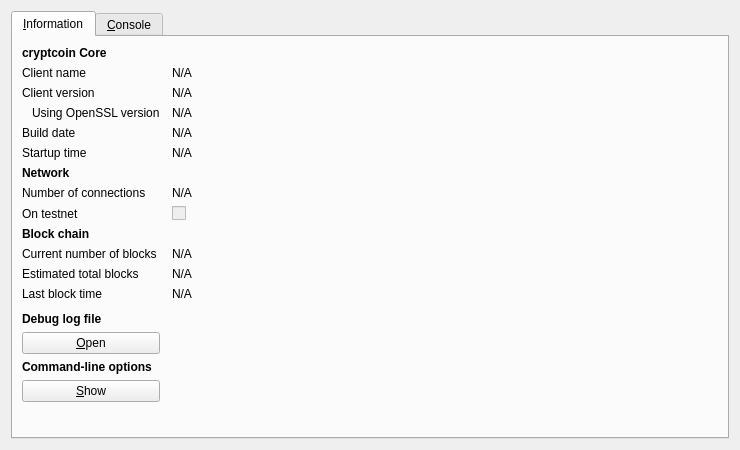
<?xml version="1.0" encoding="UTF-8"?>
<ui version="4.0">
 <class>RPCConsole</class>
 <widget class="QDialog" name="RPCConsole">
  <property name="geometry">
   <rect>
    <x>0</x>
    <y>0</y>
    <width>740</width>
    <height>450</height>
   </rect>
  </property>
  <property name="windowTitle">
   <string>cryptcoin - Debug window</string>
  </property>
  <layout class="QVBoxLayout" name="verticalLayout_2">
   <item>
    <widget class="QTabWidget" name="tabWidget">
     <property name="currentIndex">
      <number>0</number>
     </property>
     <widget class="QWidget" name="tab_info">
      <attribute name="title">
       <string>&amp;Information</string>
      </attribute>
      <layout class="QGridLayout" name="gridLayout" columnstretch="0,1">
       <property name="horizontalSpacing">
        <number>12</number>
       </property>
       <item row="0" column="0">
        <widget class="QLabel" name="label_9">
         <property name="font">
          <font>
           <weight>75</weight>
           <bold>true</bold>
          </font>
         </property>
         <property name="text">
          <string>cryptcoin Core</string>
         </property>
        </widget>
       </item>
       <item row="1" column="0">
        <widget class="QLabel" name="label_5">
         <property name="text">
          <string>Client name</string>
         </property>
        </widget>
       </item>
       <item row="1" column="1">
        <widget class="QLabel" name="clientName">
         <property name="cursor">
          <cursorShape>IBeamCursor</cursorShape>
         </property>
         <property name="text">
          <string>N/A</string>
         </property>
         <property name="textFormat">
          <enum>Qt::PlainText</enum>
         </property>
         <property name="textInteractionFlags">
          <set>Qt::LinksAccessibleByMouse|Qt::TextSelectableByKeyboard|Qt::TextSelectableByMouse</set>
         </property>
        </widget>
       </item>
       <item row="2" column="0">
        <widget class="QLabel" name="label_6">
         <property name="text">
          <string>Client version</string>
         </property>
        </widget>
       </item>
       <item row="2" column="1">
        <widget class="QLabel" name="clientVersion">
         <property name="cursor">
          <cursorShape>IBeamCursor</cursorShape>
         </property>
         <property name="text">
          <string>N/A</string>
         </property>
         <property name="textFormat">
          <enum>Qt::PlainText</enum>
         </property>
         <property name="textInteractionFlags">
          <set>Qt::LinksAccessibleByMouse|Qt::TextSelectableByKeyboard|Qt::TextSelectableByMouse</set>
         </property>
        </widget>
       </item>
       <item row="3" column="0">
        <widget class="QLabel" name="label_14">
         <property name="text">
          <string>Using OpenSSL version</string>
         </property>
         <property name="indent">
          <number>10</number>
         </property>
        </widget>
       </item>
       <item row="3" column="1">
        <widget class="QLabel" name="openSSLVersion">
         <property name="cursor">
          <cursorShape>IBeamCursor</cursorShape>
         </property>
         <property name="text">
          <string>N/A</string>
         </property>
         <property name="textFormat">
          <enum>Qt::PlainText</enum>
         </property>
         <property name="textInteractionFlags">
          <set>Qt::LinksAccessibleByMouse|Qt::TextSelectableByKeyboard|Qt::TextSelectableByMouse</set>
         </property>
        </widget>
       </item>
       <item row="4" column="0">
        <widget class="QLabel" name="label_12">
         <property name="text">
          <string>Build date</string>
         </property>
        </widget>
       </item>
       <item row="4" column="1">
        <widget class="QLabel" name="buildDate">
         <property name="cursor">
          <cursorShape>IBeamCursor</cursorShape>
         </property>
         <property name="text">
          <string>N/A</string>
         </property>
         <property name="textFormat">
          <enum>Qt::PlainText</enum>
         </property>
         <property name="textInteractionFlags">
          <set>Qt::LinksAccessibleByMouse|Qt::TextSelectableByKeyboard|Qt::TextSelectableByMouse</set>
         </property>
        </widget>
       </item>
       <item row="5" column="0">
        <widget class="QLabel" name="label_13">
         <property name="text">
          <string>Startup time</string>
         </property>
        </widget>
       </item>
       <item row="5" column="1">
        <widget class="QLabel" name="startupTime">
         <property name="cursor">
          <cursorShape>IBeamCursor</cursorShape>
         </property>
         <property name="text">
          <string>N/A</string>
         </property>
         <property name="textFormat">
          <enum>Qt::PlainText</enum>
         </property>
         <property name="textInteractionFlags">
          <set>Qt::LinksAccessibleByMouse|Qt::TextSelectableByKeyboard|Qt::TextSelectableByMouse</set>
         </property>
        </widget>
       </item>
       <item row="6" column="0">
        <widget class="QLabel" name="label_11">
         <property name="font">
          <font>
           <weight>75</weight>
           <bold>true</bold>
          </font>
         </property>
         <property name="text">
          <string>Network</string>
         </property>
        </widget>
       </item>
       <item row="7" column="0">
        <widget class="QLabel" name="label_7">
         <property name="text">
          <string>Number of connections</string>
         </property>
        </widget>
       </item>
       <item row="7" column="1">
        <widget class="QLabel" name="numberOfConnections">
         <property name="cursor">
          <cursorShape>IBeamCursor</cursorShape>
         </property>
         <property name="text">
          <string>N/A</string>
         </property>
         <property name="textFormat">
          <enum>Qt::PlainText</enum>
         </property>
         <property name="textInteractionFlags">
          <set>Qt::LinksAccessibleByMouse|Qt::TextSelectableByKeyboard|Qt::TextSelectableByMouse</set>
         </property>
        </widget>
       </item>
       <item row="8" column="0">
        <widget class="QLabel" name="label_8">
         <property name="text">
          <string>On testnet</string>
         </property>
        </widget>
       </item>
       <item row="8" column="1">
        <widget class="QCheckBox" name="isTestNet">
         <property name="enabled">
          <bool>false</bool>
         </property>
         <property name="text">
          <string/>
         </property>
        </widget>
       </item>
       <item row="9" column="0">
        <widget class="QLabel" name="label_10">
         <property name="font">
          <font>
           <weight>75</weight>
           <bold>true</bold>
          </font>
         </property>
         <property name="text">
          <string>Block chain</string>
         </property>
        </widget>
       </item>
       <item row="10" column="0">
        <widget class="QLabel" name="label_3">
         <property name="text">
          <string>Current number of blocks</string>
         </property>
        </widget>
       </item>
       <item row="10" column="1">
        <widget class="QLabel" name="numberOfBlocks">
         <property name="cursor">
          <cursorShape>IBeamCursor</cursorShape>
         </property>
         <property name="text">
          <string>N/A</string>
         </property>
         <property name="textFormat">
          <enum>Qt::PlainText</enum>
         </property>
         <property name="textInteractionFlags">
          <set>Qt::LinksAccessibleByMouse|Qt::TextSelectableByKeyboard|Qt::TextSelectableByMouse</set>
         </property>
        </widget>
       </item>
       <item row="11" column="0">
        <widget class="QLabel" name="label_4">
         <property name="text">
          <string>Estimated total blocks</string>
         </property>
        </widget>
       </item>
       <item row="11" column="1">
        <widget class="QLabel" name="totalBlocks">
         <property name="cursor">
          <cursorShape>IBeamCursor</cursorShape>
         </property>
         <property name="text">
          <string>N/A</string>
         </property>
         <property name="textFormat">
          <enum>Qt::PlainText</enum>
         </property>
         <property name="textInteractionFlags">
          <set>Qt::LinksAccessibleByMouse|Qt::TextSelectableByKeyboard|Qt::TextSelectableByMouse</set>
         </property>
        </widget>
       </item>
       <item row="12" column="0">
        <widget class="QLabel" name="label_2">
         <property name="text">
          <string>Last block time</string>
         </property>
        </widget>
       </item>
       <item row="12" column="1">
        <widget class="QLabel" name="lastBlockTime">
         <property name="cursor">
          <cursorShape>IBeamCursor</cursorShape>
         </property>
         <property name="text">
          <string>N/A</string>
         </property>
         <property name="textFormat">
          <enum>Qt::PlainText</enum>
         </property>
         <property name="textInteractionFlags">
          <set>Qt::LinksAccessibleByMouse|Qt::TextSelectableByKeyboard|Qt::TextSelectableByMouse</set>
         </property>
        </widget>
       </item>
       <item row="13" column="0">
        <spacer name="verticalSpacer_2">
         <property name="orientation">
          <enum>Qt::Vertical</enum>
         </property>
         <property name="sizeHint" stdset="0">
          <size>
           <width>20</width>
           <height>20</height>
          </size>
         </property>
        </spacer>
       </item>
       <item row="14" column="0">
        <widget class="QLabel" name="labelDebugLogfile">
         <property name="font">
          <font>
           <weight>75</weight>
           <bold>true</bold>
          </font>
         </property>
         <property name="text">
          <string>Debug log file</string>
         </property>
        </widget>
       </item>
       <item row="15" column="0">
        <widget class="QPushButton" name="openDebugLogfileButton">
         <property name="toolTip">
          <string>Open the cryptcoin debug log file from the current data directory. This can take a few seconds for large log files.</string>
         </property>
         <property name="text">
          <string>&amp;Open</string>
         </property>
         <property name="autoDefault">
          <bool>false</bool>
         </property>
        </widget>
       </item>
       <item row="16" column="0">
        <widget class="QLabel" name="labelCLOptions">
         <property name="font">
          <font>
           <weight>75</weight>
           <bold>true</bold>
          </font>
         </property>
         <property name="text">
          <string>Command-line options</string>
         </property>
        </widget>
       </item>
       <item row="17" column="0">
        <widget class="QPushButton" name="showCLOptionsButton">
         <property name="toolTip">
          <string>Show the cryptcoin-Qt help message to get a list with possible cryptcoin command-line options.</string>
         </property>
         <property name="text">
          <string>&amp;Show</string>
         </property>
         <property name="autoDefault">
          <bool>false</bool>
         </property>
        </widget>
       </item>
       <item row="18" column="0">
        <spacer name="verticalSpacer">
         <property name="orientation">
          <enum>Qt::Vertical</enum>
         </property>
         <property name="sizeHint" stdset="0">
          <size>
           <width>20</width>
           <height>40</height>
          </size>
         </property>
        </spacer>
       </item>
      </layout>
     </widget>
     <widget class="QWidget" name="tab_console">
      <attribute name="title">
       <string>&amp;Console</string>
      </attribute>
      <layout class="QVBoxLayout" name="verticalLayout_3">
       <property name="spacing">
        <number>3</number>
       </property>
       <item>
        <widget class="QTextEdit" name="messagesWidget">
         <property name="minimumSize">
          <size>
           <width>0</width>
           <height>100</height>
          </size>
         </property>
         <property name="readOnly">
          <bool>true</bool>
         </property>
         <property name="tabKeyNavigation" stdset="0">
          <bool>false</bool>
         </property>
         <property name="columnCount" stdset="0">
          <number>2</number>
         </property>
        </widget>
       </item>
       <item>
        <layout class="QHBoxLayout" name="horizontalLayout">
         <property name="spacing">
          <number>3</number>
         </property>
         <item>
          <widget class="QLabel" name="label">
           <property name="text">
            <string notr="true">&gt;</string>
           </property>
          </widget>
         </item>
         <item>
          <widget class="QLineEdit" name="lineEdit"/>
         </item>
         <item>
          <widget class="QPushButton" name="clearButton">
           <property name="maximumSize">
            <size>
             <width>24</width>
             <height>24</height>
            </size>
           </property>
           <property name="toolTip">
            <string>Clear console</string>
           </property>
           <property name="text">
            <string/>
           </property>
           <property name="icon">
            <iconset resource="../bitcoin.qrc">
             <normaloff>:/icons/remove</normaloff>:/icons/remove</iconset>
           </property>
           <property name="shortcut">
            <string notr="true">Ctrl+L</string>
           </property>
           <property name="autoDefault">
            <bool>false</bool>
           </property>
          </widget>
         </item>
        </layout>
       </item>
      </layout>
     </widget>
    </widget>
   </item>
  </layout>
 </widget>
 <resources>
  <include location="../bitcoin.qrc"/>
 </resources>
 <connections/>
</ui>
